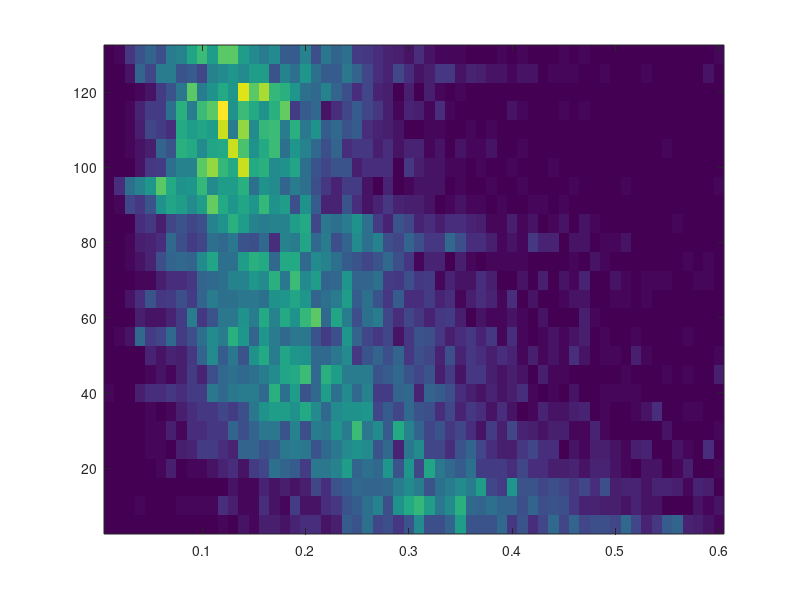

This chart was generated by the following MATLAB code: (Note: this script raises an error after producing the figure.)
hist = importdata("2dhist.txt");
fit = importdata('fitting.txt');
x= [0.01 : 0.01 : 0.6];
y = [130:-5:5];
figure(1)
imagesc(x,y, hist)
set(gca,'YDir','normal')
colormap(PYCM().Blues())
colorbar
caxis([0, 25])
set(gca,'LineWidth',2,'FontSize',20)
ylabel('Time / min', 'Interpreter','tex','FontSize',30)
xlabel('Length distribution / nm', 'Interpreter', 'tex','FontSize',30)

% 控制图片大小
set(gcf,'unit','centimeters','position',[2 2 27 20])
% 单位为厘米，大小为25cm×20cm

set(gca,'OuterPosition',[.05 .05 .95 .95]);

hold on
% plot(fit(1,:), fit(2,:),'color',[0/255 176/255 80/255],'LineWidth',3)
plot(fit(1,:), fit(2,:),'color','#EDB120','LineWidth',4,'LineStyle','--')
% xlim([-3.3,-2.2])
% ylim([5,130])